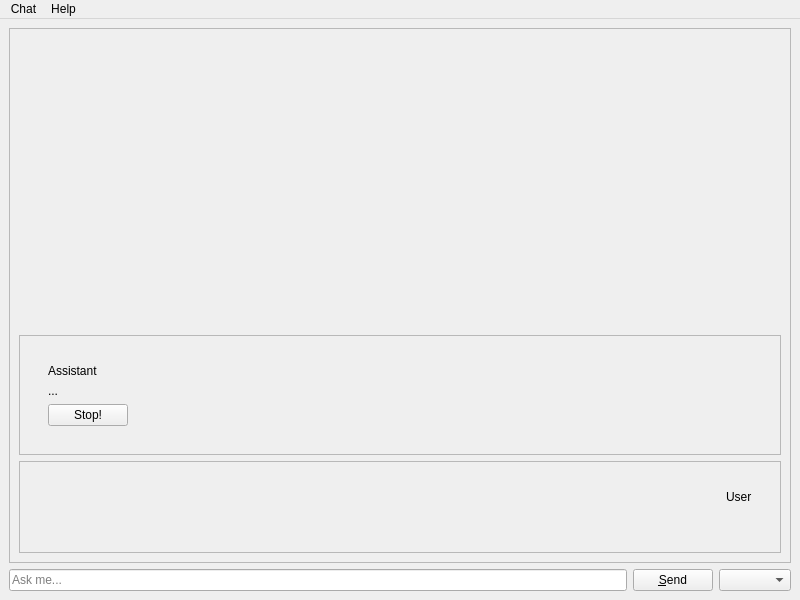
<?xml version="1.0" encoding="UTF-8"?>
<ui version="4.0">
 <class>MainWindow</class>
 <widget class="QMainWindow" name="MainWindow">
  <property name="geometry">
   <rect>
    <x>0</x>
    <y>0</y>
    <width>800</width>
    <height>600</height>
   </rect>
  </property>
  <property name="windowTitle">
   <string>MainWindow</string>
  </property>
  <widget class="QWidget" name="centralwidget">
   <layout class="QVBoxLayout" name="verticalLayout_3">
    <item>
     <layout class="QVBoxLayout" name="verticalLayout">
      <item>
       <widget class="QScrollArea" name="scrollArea">
        <property name="widgetResizable">
         <bool>true</bool>
        </property>
        <widget class="QWidget" name="scrollreaWidgetContents">
         <property name="geometry">
          <rect>
           <x>0</x>
           <y>0</y>
           <width>782</width>
           <height>510</height>
          </rect>
         </property>
         <layout class="QVBoxLayout" name="verticalLayout_2">
          <item>
           <spacer name="verticalSpacer">
            <property name="orientation">
             <enum>Qt::Vertical</enum>
            </property>
            <property name="sizeHint" stdset="0">
             <size>
              <width>20</width>
              <height>40</height>
             </size>
            </property>
           </spacer>
          </item>
          <item>
           <layout class="QVBoxLayout" name="vertical_layout_conversation">
            <item>
             <widget class="QFrame" name="frame_assistant">
              <property name="frameShape">
               <enum>QFrame::StyledPanel</enum>
              </property>
              <property name="frameShadow">
               <enum>QFrame::Plain</enum>
              </property>
              <layout class="QVBoxLayout" name="verticalLayout_71">
               <item>
                <layout class="QHBoxLayout" name="assistant_box_21">
                 <item>
                  <widget class="QFrame" name="frame_assistant_bubble">
                   <property name="styleSheet">
                    <string notr="true">#frame_assistant_bubble {
background: qlineargradient(
    spread:pad,
    x1:0, y1:1,
    x2:0, y2:0,
    stop:0.95 #5577AA,
    stop:0.8 #2244AA,
    stop:0.2 #111199,
    stop:0 #000044
);
border-radius: 20px;
padding: 10px;
}</string>
                   </property>
                   <property name="frameShape">
                    <enum>QFrame::StyledPanel</enum>
                   </property>
                   <property name="frameShadow">
                    <enum>QFrame::Raised</enum>
                   </property>
                   <layout class="QVBoxLayout" name="verticalLayout_61">
                    <item>
                     <layout class="QVBoxLayout" name="verticalLayout_101">
                      <item>
                       <widget class="QLabel" name="author_assistant">
                        <property name="text">
                         <string>Assistant</string>
                        </property>
                       </widget>
                      </item>
                      <item>
                       <widget class="QLabel" name="assistant_text">
                        <property name="text">
                         <string>...</string>
                        </property>
                        <property name="wordWrap">
                         <bool>true</bool>
                        </property>
                        <property name="textInteractionFlags">
                         <set>Qt::LinksAccessibleByKeyboard|Qt::LinksAccessibleByMouse|Qt::TextBrowserInteraction|Qt::TextSelectableByKeyboard|Qt::TextSelectableByMouse</set>
                        </property>
                       </widget>
                      </item>
                      <item>
                       <widget class="QPushButton" name="btn_stop">
                        <property name="text">
                         <string>Stop!</string>
                        </property>
                       </widget>
                      </item>
                     </layout>
                    </item>
                   </layout>
                  </widget>
                 </item>
                 <item>
                  <spacer name="horizontalSpacer_21">
                   <property name="orientation">
                    <enum>Qt::Horizontal</enum>
                   </property>
                   <property name="sizeHint" stdset="0">
                    <size>
                     <width>40</width>
                     <height>20</height>
                    </size>
                   </property>
                  </spacer>
                 </item>
                </layout>
               </item>
              </layout>
             </widget>
            </item>
            <item>
             <widget class="QFrame" name="frame_user">
              <property name="frameShape">
               <enum>QFrame::StyledPanel</enum>
              </property>
              <property name="frameShadow">
               <enum>QFrame::Plain</enum>
              </property>
              <layout class="QVBoxLayout" name="verticalLayout_7">
               <item>
                <layout class="QHBoxLayout" name="assistant_box_2">
                 <item>
                  <spacer name="horizontalSpacer_2">
                   <property name="orientation">
                    <enum>Qt::Horizontal</enum>
                   </property>
                   <property name="sizeHint" stdset="0">
                    <size>
                     <width>40</width>
                     <height>20</height>
                    </size>
                   </property>
                  </spacer>
                 </item>
                 <item>
                  <widget class="QFrame" name="frame_user_bubble">
                   <property name="styleSheet">
                    <string notr="true">#frame_user_bubble {
background: qlineargradient(
    spread:pad,
    x1:0, y1:1,
    x2:0, y2:0,
    stop:0.95 #335544,
    stop:0.8 #224433,
    stop:0.2 #113322,
    stop:0 #002200
);
border-radius: 20px;
padding: 10px;
}</string>
                   </property>
                   <property name="frameShape">
                    <enum>QFrame::StyledPanel</enum>
                   </property>
                   <property name="frameShadow">
                    <enum>QFrame::Raised</enum>
                   </property>
                   <layout class="QVBoxLayout" name="verticalLayout_6">
                    <item>
                     <layout class="QVBoxLayout" name="verticalLayout_10">
                      <item>
                       <widget class="QLabel" name="author_user">
                        <property name="text">
                         <string>User</string>
                        </property>
                       </widget>
                      </item>
                      <item>
                       <widget class="QLabel" name="user_text">
                        <property name="text">
                         <string/>
                        </property>
                        <property name="wordWrap">
                         <bool>true</bool>
                        </property>
                        <property name="textInteractionFlags">
                         <set>Qt::LinksAccessibleByKeyboard|Qt::LinksAccessibleByMouse|Qt::TextBrowserInteraction|Qt::TextSelectableByKeyboard|Qt::TextSelectableByMouse</set>
                        </property>
                       </widget>
                      </item>
                     </layout>
                    </item>
                   </layout>
                  </widget>
                 </item>
                </layout>
               </item>
              </layout>
             </widget>
            </item>
           </layout>
          </item>
         </layout>
        </widget>
       </widget>
      </item>
      <item>
       <layout class="QHBoxLayout" name="horizontalLayout">
        <item>
         <widget class="QLineEdit" name="message">
          <property name="placeholderText">
           <string>Ask me...</string>
          </property>
         </widget>
        </item>
        <item>
         <widget class="QPushButton" name="send">
          <property name="text">
           <string>&amp;Send</string>
          </property>
         </widget>
        </item>
        <item>
         <widget class="QComboBox" name="combo_models"/>
        </item>
       </layout>
      </item>
     </layout>
    </item>
   </layout>
  </widget>
  <widget class="QMenuBar" name="menubar">
   <property name="geometry">
    <rect>
     <x>0</x>
     <y>0</y>
     <width>800</width>
     <height>30</height>
    </rect>
   </property>
   <widget class="QMenu" name="menuChat">
    <property name="title">
     <string>Chat</string>
    </property>
    <addaction name="action_new_window"/>
    <addaction name="action_configure"/>
    <addaction name="separator"/>
    <addaction name="action_quit"/>
   </widget>
   <widget class="QMenu" name="menuHelp">
    <property name="title">
     <string>Help</string>
    </property>
    <addaction name="actionContents"/>
    <addaction name="actionAbout_Ollama_Chat"/>
   </widget>
   <addaction name="menuChat"/>
   <addaction name="menuHelp"/>
  </widget>
  <action name="action_new_window">
   <property name="icon">
    <iconset theme="window-new">
     <normaloff>.</normaloff>.</iconset>
   </property>
   <property name="text">
    <string>New Window</string>
   </property>
  </action>
  <action name="action_configure">
   <property name="icon">
    <iconset theme="settings-configure">
     <normaloff>.</normaloff>.</iconset>
   </property>
   <property name="text">
    <string>&amp;Configure</string>
   </property>
   <property name="shortcut">
    <string>Ctrl+G</string>
   </property>
  </action>
  <action name="actionContents">
   <property name="icon">
    <iconset theme="question">
     <normaloff>.</normaloff>.</iconset>
   </property>
   <property name="text">
    <string>Contents</string>
   </property>
  </action>
  <action name="actionAbout_Ollama_Chat">
   <property name="icon">
    <iconset theme="help-about">
     <normaloff>.</normaloff>.</iconset>
   </property>
   <property name="text">
    <string>About Ollama Chat</string>
   </property>
  </action>
  <action name="action_quit">
   <property name="icon">
    <iconset theme="window-close">
     <normaloff>.</normaloff>.</iconset>
   </property>
   <property name="text">
    <string>Quit</string>
   </property>
  </action>
 </widget>
 <resources/>
 <connections/>
</ui>
